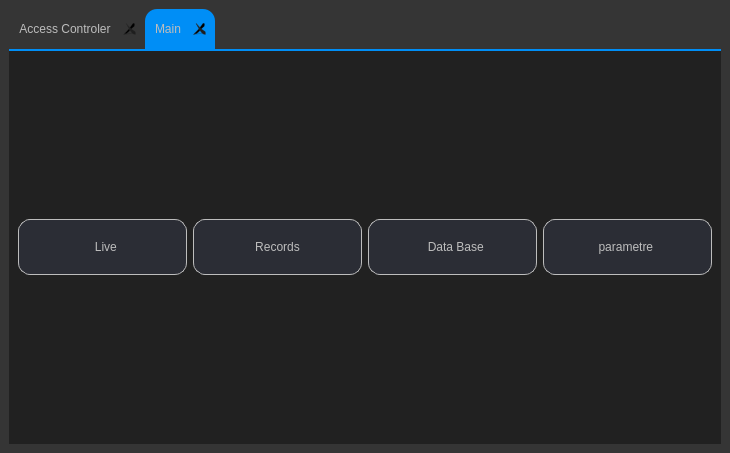
<?xml version="1.0" encoding="UTF-8"?>
<ui version="4.0">
 <class>MainWindow</class>
 <widget class="QMainWindow" name="MainWindow">
  <property name="geometry">
   <rect>
    <x>0</x>
    <y>0</y>
    <width>730</width>
    <height>453</height>
   </rect>
  </property>
  <property name="windowTitle">
   <string>MainWindow</string>
  </property>
  <property name="styleSheet">
   <string notr="true">#MainWindow{
	background-color: rgb(53, 53, 53);
}
QTabWidget::tab-bar {
	border: 30px solid rgb(0, 0, 255);
	color: rgb(189, 189, 189);
}

QTabBar{
	background-color: rgb(53, 53, 53);
	
}
QTabBar::tab { 
	border-top-left-radius:12;
	border-top-right-radius:12;
  	padding: 10px;
	color :rgb(189, 189, 189);
	
 }

QTabBar::tab:selected {
	background-color: rgb(0, 142, 246);
	text-decoration: none;
 }

QTabWidget::pane{
	background-color: rgb(33, 33, 33);
}
QTabWidget::pane {
 border-top:2px solid rgb(0, 142, 246) ;
}

#mainTab QPushButton{
	background-color: rgb(43, 45, 53);
	color: rgb(189, 189, 189);
    border: 1px solid rgb(189, 189, 189);
    border-radius: 12px; 
    padding: 20px; 
}

#mainTab QPushButton::hover{
	background-color: rgb(0, 142, 246);
	color: rgb(189, 189, 189);
    border: 1px solid rgb(189, 189, 189);
    border-radius: 12px; 
    padding: 20px; 
}




</string>
  </property>
  <widget class="QWidget" name="centralwidget">
   <layout class="QGridLayout" name="gridLayout">
    <item row="0" column="0">
     <widget class="QTabWidget" name="tabWidget">
      <property name="tabletTracking">
       <bool>false</bool>
      </property>
      <property name="styleSheet">
       <string notr="true"/>
      </property>
      <property name="tabShape">
       <enum>QTabWidget::Rounded</enum>
      </property>
      <property name="currentIndex">
       <number>1</number>
      </property>
      <property name="iconSize">
       <size>
        <width>30</width>
        <height>30</height>
       </size>
      </property>
      <property name="elideMode">
       <enum>Qt::ElideMiddle</enum>
      </property>
      <property name="documentMode">
       <bool>false</bool>
      </property>
      <property name="tabsClosable">
       <bool>true</bool>
      </property>
      <property name="movable">
       <bool>true</bool>
      </property>
      <property name="tabBarAutoHide">
       <bool>false</bool>
      </property>
      <widget class="QWidget" name="titleTab">
       <property name="styleSheet">
        <string notr="true"/>
       </property>
       <attribute name="title">
        <string>Access Controler</string>
       </attribute>
      </widget>
      <widget class="QWidget" name="mainTab">
       <attribute name="icon">
        <iconset resource="resources.qrc">
         <normaloff>:/icons/Icons/Home.png</normaloff>:/icons/Icons/Home.png</iconset>
       </attribute>
       <attribute name="title">
        <string>Main</string>
       </attribute>
       <layout class="QGridLayout" name="gridLayout_2">
        <item row="0" column="0">
         <layout class="QHBoxLayout" name="horizontalLayout">
          <item>
           <widget class="QPushButton" name="liveButton">
            <property name="text">
             <string>  Live</string>
            </property>
            <property name="icon">
             <iconset resource="resources.qrc">
              <normaloff>:/icons/Icons/circle-dot.png</normaloff>:/icons/Icons/circle-dot.png</iconset>
            </property>
            <property name="iconSize">
             <size>
              <width>30</width>
              <height>30</height>
             </size>
            </property>
           </widget>
          </item>
          <item>
           <widget class="QPushButton" name="recordsButton">
            <property name="text">
             <string>Records</string>
            </property>
            <property name="icon">
             <iconset resource="resources.qrc">
              <normaloff>:/icons/Icons/Play-back.png</normaloff>:/icons/Icons/Play-back.png</iconset>
            </property>
            <property name="iconSize">
             <size>
              <width>30</width>
              <height>30</height>
             </size>
            </property>
           </widget>
          </item>
          <item>
           <widget class="QPushButton" name="dataBaseButton">
            <property name="text">
             <string>  Data Base</string>
            </property>
            <property name="icon">
             <iconset resource="resources.qrc">
              <normaloff>:/icons/Icons/Data-Base.png</normaloff>:/icons/Icons/Data-Base.png</iconset>
            </property>
            <property name="iconSize">
             <size>
              <width>30</width>
              <height>30</height>
             </size>
            </property>
           </widget>
          </item>
          <item>
           <widget class="QPushButton" name="settingbutton">
            <property name="text">
             <string>parametre </string>
            </property>
            <property name="icon">
             <iconset resource="resources.qrc">
              <normaloff>:/icons/Icons/gear.png</normaloff>:/icons/Icons/gear.png</iconset>
            </property>
            <property name="iconSize">
             <size>
              <width>30</width>
              <height>30</height>
             </size>
            </property>
           </widget>
          </item>
         </layout>
        </item>
       </layout>
      </widget>
     </widget>
    </item>
   </layout>
  </widget>
 </widget>
 <resources>
  <include location="resources.qrc"/>
 </resources>
 <connections/>
</ui>
